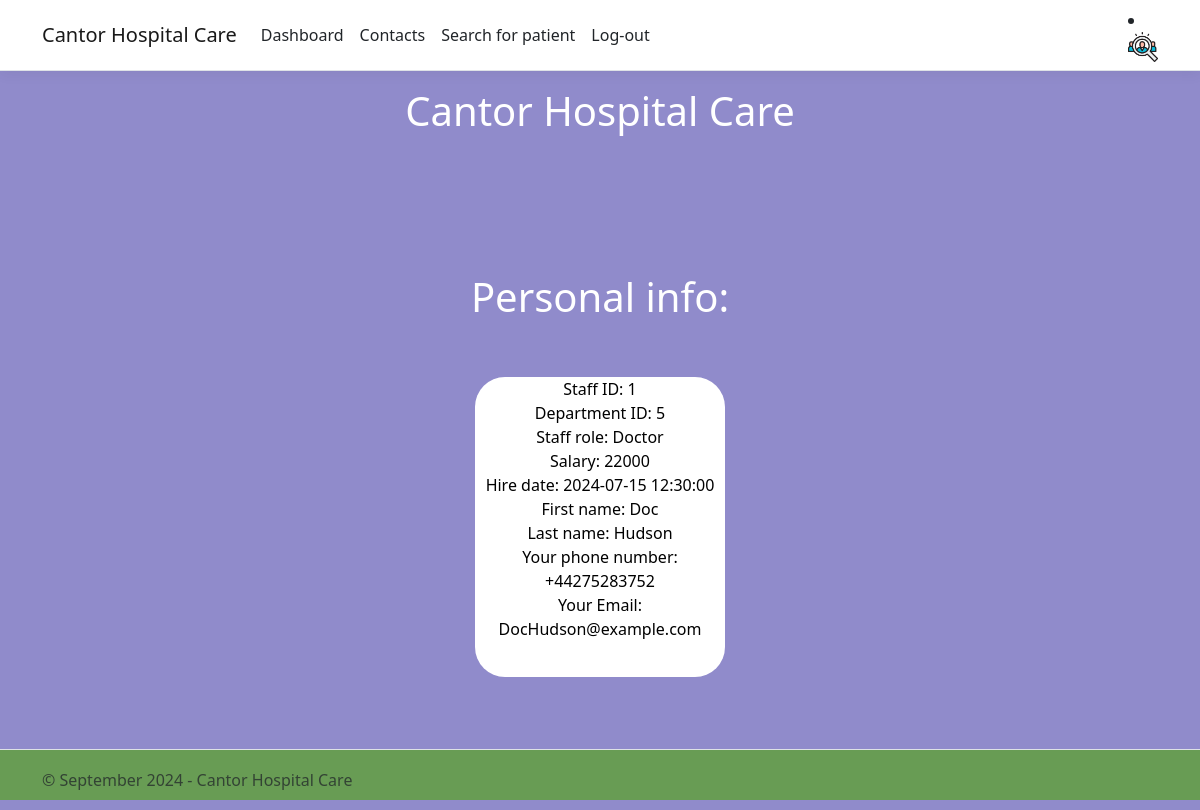
Screenshot of /staffViewPersonalInfo.php with the database file from the repository.
### tables this page shows
CREATE TABLE `staff` (
  `ID` int(11) NOT NULL,
  `firstName` tinytext NOT NULL,
  `lastName` tinytext NOT NULL,
  `phoneNumber` tinytext NOT NULL,
  `email` char(30) NOT NULL,
  `gender` tinytext NOT NULL,
  `staffRole` tinytext NOT NULL,
  `salary` int(11) NOT NULL,
  `hireDate` datetime NOT NULL,
  `department_id` int(11) NOT NULL,
  `staffPassword` varchar(60) NOT NULL
);

### staffViewPersonalInfo.php (the view, shortened to what this page needs)
<!DOCTYPE html>
<html lang="en">
<head>
    <link rel="stylesheet" href="css/global.css" type="text/css" />
    <link rel="stylesheet" href="css/mobile.css" type="text/css" media="only screen and (max-width : 620px)" />
    <link rel="stylesheet" href="css/desktop.css" type="text/css" media="only screen and (min-width : 621px)" />
</head>
<body>
    <div class="">
        <div class="navbarContainer">
            <?php
            include("php/includes/staff/navbar.php");
            ?>
        </div>
        <div class="header">
            <?php
            include("php/includes/header.php");
            ?>
        </div>
        <div class="container pb-5">
            <h2></h2><br>
        </div>
        <div class="viewPersonalInfoTitle">
            <h1>Personal info:</h1><br><br>
        </div>
        <div class="viewPersonalInfo">
            <?php
            include("config.php");
            $sql = "SELECT * FROM staff WHERE ID = 1";
            $result = mysqli_query($conn, $sql);
            if (mysqli_num_rows($result) > 0) {
                while ($row = mysqli_fetch_assoc($result)) {
                    echo "Staff ID: " . $row["ID"] . "<br>";
                    echo "Department ID: " . $row["department_id"] . "<br>";
                    echo "Staff role: " . $row["staffRole"] . "<br>";
                    echo "Salary: " . $row["salary"] . "<br>";
                    echo "Hire date: " . $row["hireDate"] . "<br>";
                    echo "First name: " . $row["firstName"] . "<br>";
                    echo "Last name: " . $row["lastName"] . "<br>";
                    echo "Your phone number: " . $row["phoneNumber"] . "<br>";
                    echo "Your Email: " . $row["email"] . "<br>" . "<br>" . "<br>";
                };
            } else {
                echo "No user found";
            }
            ?>
        </div><br><br><br>
        <div class="footer">
            <?php
            include("php/includes/footer.php");
            ?>
</body>
</html>

### css/global.css (style rules this page uses)
html { font-size: 14px; }
@media (min-width: 768px) { html { font-size: 16px; } }
html { position: relative; min-height: 100%; }
body { margin-bottom: 60px; position: relative; min-height: 100vh; display: flex; flex-direction: column; }
.footer { position: relative; margin-top: auto; height: 50px; clear: both; padding-bottom: 50px; bottom: 0; width: 100%; white-space: nowrap; line-height: 60px; background-color: #689C54; color: #fff; }
.bgColor { background-color: #908BCB; max-width: 100%; }
.container { min-height: 100%; }
.header { margin: auto; text-align: center; padding-bottom: 50px; color: white; }
.viewPersonalInfoTitle { margin: auto; text-align: center; color: white; }
.viewPersonalInfo { margin: auto; text-align: center; padding-bottom: 300px; background-color: white; color: black; width: 250px; height: 200px; border-radius: 30px; }

### rows the page displays
staff: ID "1", department "5", staffRole "Doctor", salary "22000", hireDate "2024-07-15 12:30:00", firstName "Doc", lastName "Hudson", phoneNumber "+44275283752", email "DocHudson@example.com"
